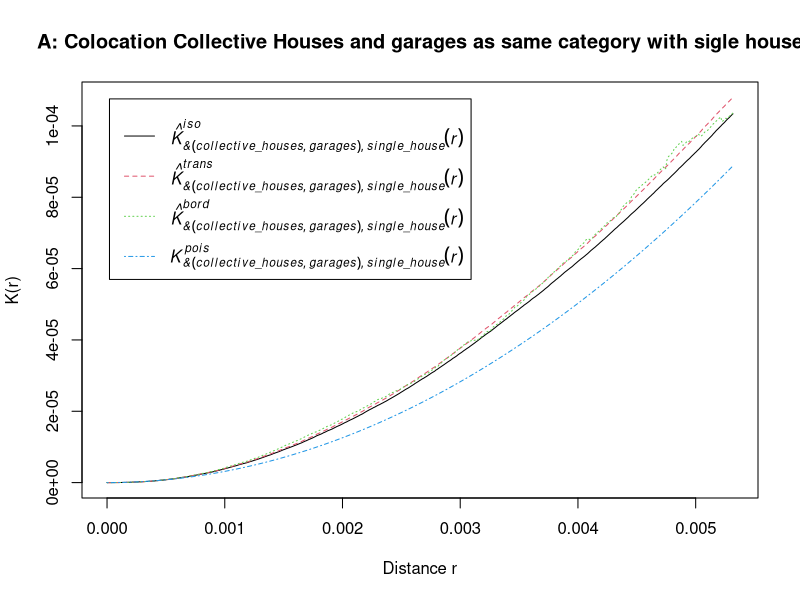
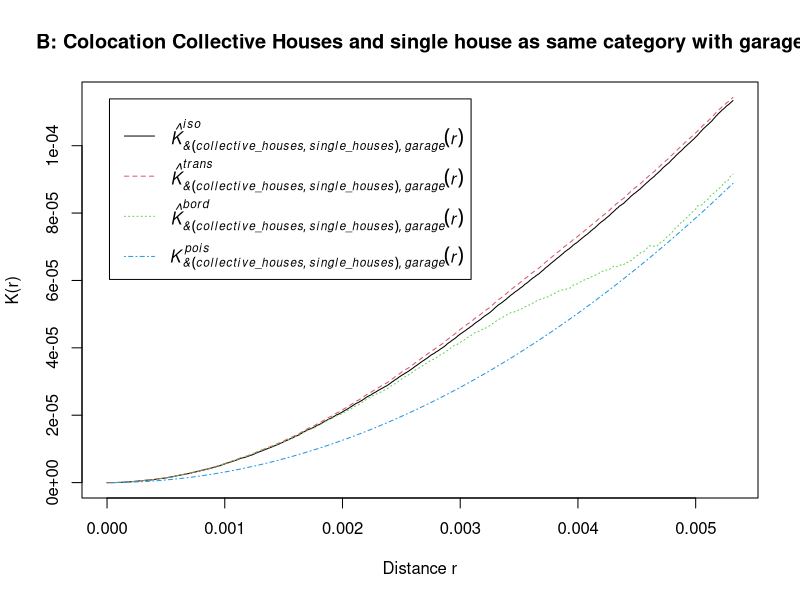
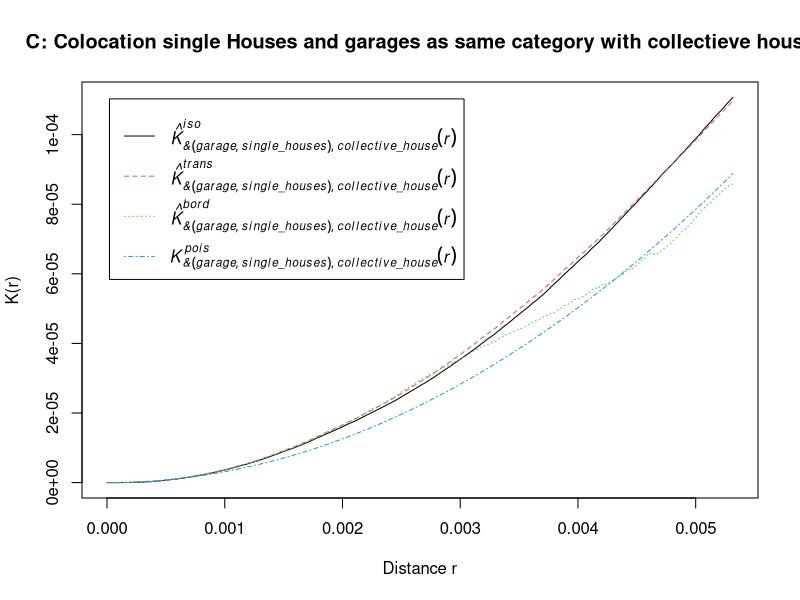

Write R code to recreate these figures, in order.
library(spatstat)
#clear the environment
rm(list=ls())

#Import the data
mydata1 = read.csv("Zone_1.csv", header = TRUE)

mydata1$buildingType[mydata1$buildingType == "collective_house"] <- "collective_houses&garages"
mydata1$buildingType[mydata1$buildingType == "garage"] <- "collective_houses&garages"



mydata1$buildingType <- as.factor(mydata1$buildingType)
unique(mydata1$buildingType)


# Read minimum and maximum locations
min_longitude = min(mydata1$longitude)
max_longitude = max(mydata1$longitude)
min_latitude = min(mydata1$latitude)
max_latitude = max(mydata1$latitude)
par(mfrow=c(1,1))

#----- Task c: Analysis for Different Building Patterns ------
myPattern1 <- ppp(mydata1$longitude, mydata1$latitude, marks = mydata1$buildingType, c(min_longitude,max_longitude), c(min_latitude,max_latitude))

plot1 <- plot(Kcross(myPattern1, "collective_houses&garages", "single_house"), main="A: Colocation Collective Houses and garages as same category with sigle house",
     xlab="Distance r",
     ylab="K(r)")


#Import the data
mydata2 = read.csv("Zone_1.csv", header = TRUE)

mydata2$buildingType[mydata2$buildingType == "collective_house"] <- "collective_houses&single_houses"
mydata2$buildingType[mydata2$buildingType == "single_house"] <- "collective_houses&single_houses"



mydata2$buildingType <- as.factor(mydata2$buildingType)
unique(mydata2$buildingType)

myPattern2 <- ppp(mydata2$longitude, mydata2$latitude, marks = mydata2$buildingType, c(min_longitude,max_longitude), c(min_latitude,max_latitude))

plot2 <- plot(Kcross(myPattern2, "collective_houses&single_houses", "garage"), main="B: Colocation Collective Houses and single house as same category with garage",
              xlab="Distance r",
              ylab="K(r)")


#Import the data
mydata3 = read.csv("Zone_1.csv", header = TRUE)

mydata3$buildingType[mydata3$buildingType == "garage"] <- "garage&single_houses"
mydata3$buildingType[mydata3$buildingType == "single_house"] <- "garage&single_houses"



mydata3$buildingType <- as.factor(mydata3$buildingType)
unique(mydata3$buildingType)

myPattern3 <- ppp(mydata3$longitude, mydata3$latitude, marks = mydata3$buildingType, c(min_longitude,max_longitude), c(min_latitude,max_latitude))

plot3 <- plot(Kcross(myPattern3, "garage&single_houses", "collective_house"), main="C: Colocation single Houses and garages as same category with collectieve house",
              xlab="Distance r",
              ylab="K(r)")
